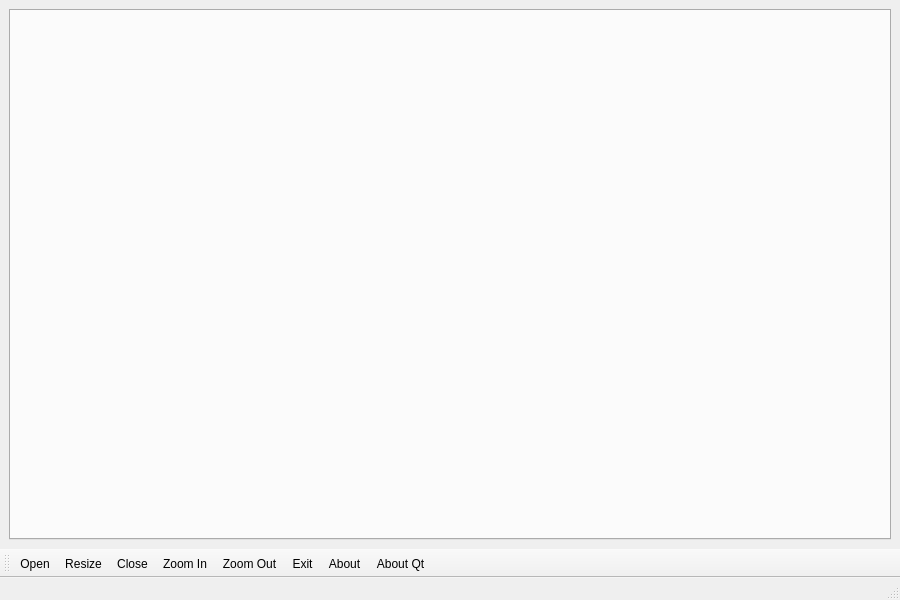
<?xml version="1.0" encoding="UTF-8"?>
<ui version="4.0">
 <class>MainWindow</class>
 <widget class="QMainWindow" name="MainWindow">
  <property name="geometry">
   <rect>
    <x>0</x>
    <y>0</y>
    <width>900</width>
    <height>600</height>
   </rect>
  </property>
  <property name="minimumSize">
   <size>
    <width>0</width>
    <height>0</height>
   </size>
  </property>
  <property name="acceptDrops">
   <bool>true</bool>
  </property>
  <property name="windowTitle">
   <string>ImgResize</string>
  </property>
  <property name="windowIcon">
   <iconset resource="resources.qrc">
    <normaloff>:/icon/icons/app.svg</normaloff>:/icon/icons/app.svg</iconset>
  </property>
  <widget class="QWidget" name="centralwidget">
   <layout class="QVBoxLayout" name="verticalLayout">
    <item>
     <widget class="QTabWidget" name="tabWidget">
      <property name="minimumSize">
       <size>
        <width>0</width>
        <height>0</height>
       </size>
      </property>
      <property name="acceptDrops">
       <bool>false</bool>
      </property>
      <property name="currentIndex">
       <number>-1</number>
      </property>
      <property name="tabsClosable">
       <bool>true</bool>
      </property>
     </widget>
    </item>
   </layout>
  </widget>
  <widget class="QStatusBar" name="statusbar"/>
  <widget class="QToolBar" name="toolBar">
   <property name="windowTitle">
    <string>toolBar</string>
   </property>
   <property name="layoutDirection">
    <enum>Qt::LeftToRight</enum>
   </property>
   <property name="iconSize">
    <size>
     <width>40</width>
     <height>40</height>
    </size>
   </property>
   <property name="toolButtonStyle">
    <enum>Qt::ToolButtonIconOnly</enum>
   </property>
   <attribute name="toolBarArea">
    <enum>BottomToolBarArea</enum>
   </attribute>
   <attribute name="toolBarBreak">
    <bool>false</bool>
   </attribute>
   <addaction name="action_Open"/>
   <addaction name="action_Resize"/>
   <addaction name="action_Close"/>
   <addaction name="actionZoom_In"/>
   <addaction name="actionZoom_Out"/>
   <addaction name="action_Exit"/>
   <addaction name="actionAbout"/>
   <addaction name="actionAbout_Qt"/>
  </widget>
  <action name="action_Open">
   <property name="icon">
    <iconset resource="resources.qrc">
     <normaloff>:/icon/icons/open.svg</normaloff>:/icon/icons/open.svg</iconset>
   </property>
   <property name="text">
    <string>&amp;Open</string>
   </property>
  </action>
  <action name="action_Close">
   <property name="icon">
    <iconset resource="resources.qrc">
     <normaloff>:/icon/icons/close.svg</normaloff>:/icon/icons/close.svg</iconset>
   </property>
   <property name="text">
    <string>&amp;Close</string>
   </property>
  </action>
  <action name="action_Exit">
   <property name="icon">
    <iconset resource="resources.qrc">
     <normaloff>:/icon/icons/quit.svg</normaloff>:/icon/icons/quit.svg</iconset>
   </property>
   <property name="text">
    <string>&amp;Exit</string>
   </property>
  </action>
  <action name="action_Resize">
   <property name="icon">
    <iconset resource="resources.qrc">
     <normaloff>:/icon/icons/resize.svg</normaloff>:/icon/icons/resize.svg</iconset>
   </property>
   <property name="text">
    <string>&amp;Resize</string>
   </property>
  </action>
  <action name="actionAbout">
   <property name="icon">
    <iconset resource="resources.qrc">
     <normaloff>:/icon/icons/about.svg</normaloff>:/icon/icons/about.svg</iconset>
   </property>
   <property name="text">
    <string>About</string>
   </property>
  </action>
  <action name="actionAbout_Qt">
   <property name="icon">
    <iconset resource="resources.qrc">
     <normaloff>:/icon/icons/about-qt.svg</normaloff>:/icon/icons/about-qt.svg</iconset>
   </property>
   <property name="text">
    <string>About Qt</string>
   </property>
   <property name="toolTip">
    <string>About Qt</string>
   </property>
  </action>
  <action name="actionZoom_In">
   <property name="icon">
    <iconset resource="resources.qrc">
     <normaloff>:/icon/icons/zoom-in.svg</normaloff>:/icon/icons/zoom-in.svg</iconset>
   </property>
   <property name="text">
    <string>Zoom In</string>
   </property>
   <property name="shortcut">
    <string>Ctrl+=</string>
   </property>
  </action>
  <action name="actionZoom_Out">
   <property name="icon">
    <iconset resource="resources.qrc">
     <normaloff>:/icon/icons/zoom-out.svg</normaloff>:/icon/icons/zoom-out.svg</iconset>
   </property>
   <property name="text">
    <string>Zoom Out</string>
   </property>
   <property name="shortcut">
    <string>Ctrl+-</string>
   </property>
  </action>
 </widget>
 <resources>
  <include location="resources.qrc"/>
 </resources>
 <connections>
  <connection>
   <sender>action_Exit</sender>
   <signal>triggered()</signal>
   <receiver>MainWindow</receiver>
   <slot>close()</slot>
   <hints>
    <hint type="sourcelabel">
     <x>-1</x>
     <y>-1</y>
    </hint>
    <hint type="destinationlabel">
     <x>152</x>
     <y>130</y>
    </hint>
   </hints>
  </connection>
 </connections>
</ui>
